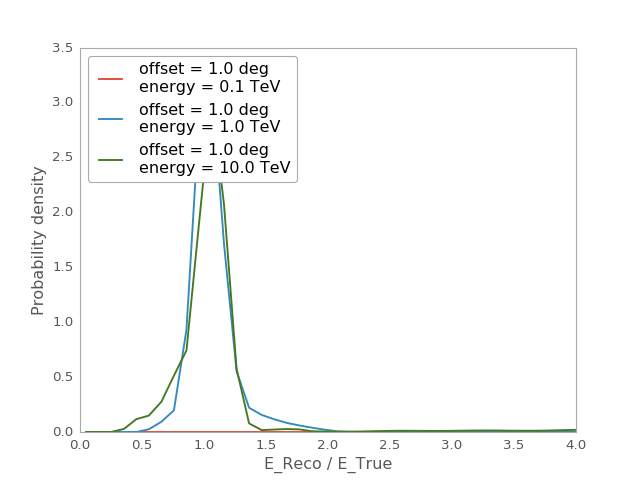

The Python source for this figure:
import matplotlib.pyplot as plt
from gammapy.irf import EnergyDispersion2D
filename = '$GAMMAPY_EXTRA/test_datasets/irf/hess/pa/hess_edisp_2d_023523.fits.gz'
edisp = EnergyDispersion2D.read(filename, hdu='ENERGY DISPERSION')
edisp.plot_migration()
plt.xlim(0, 4)
